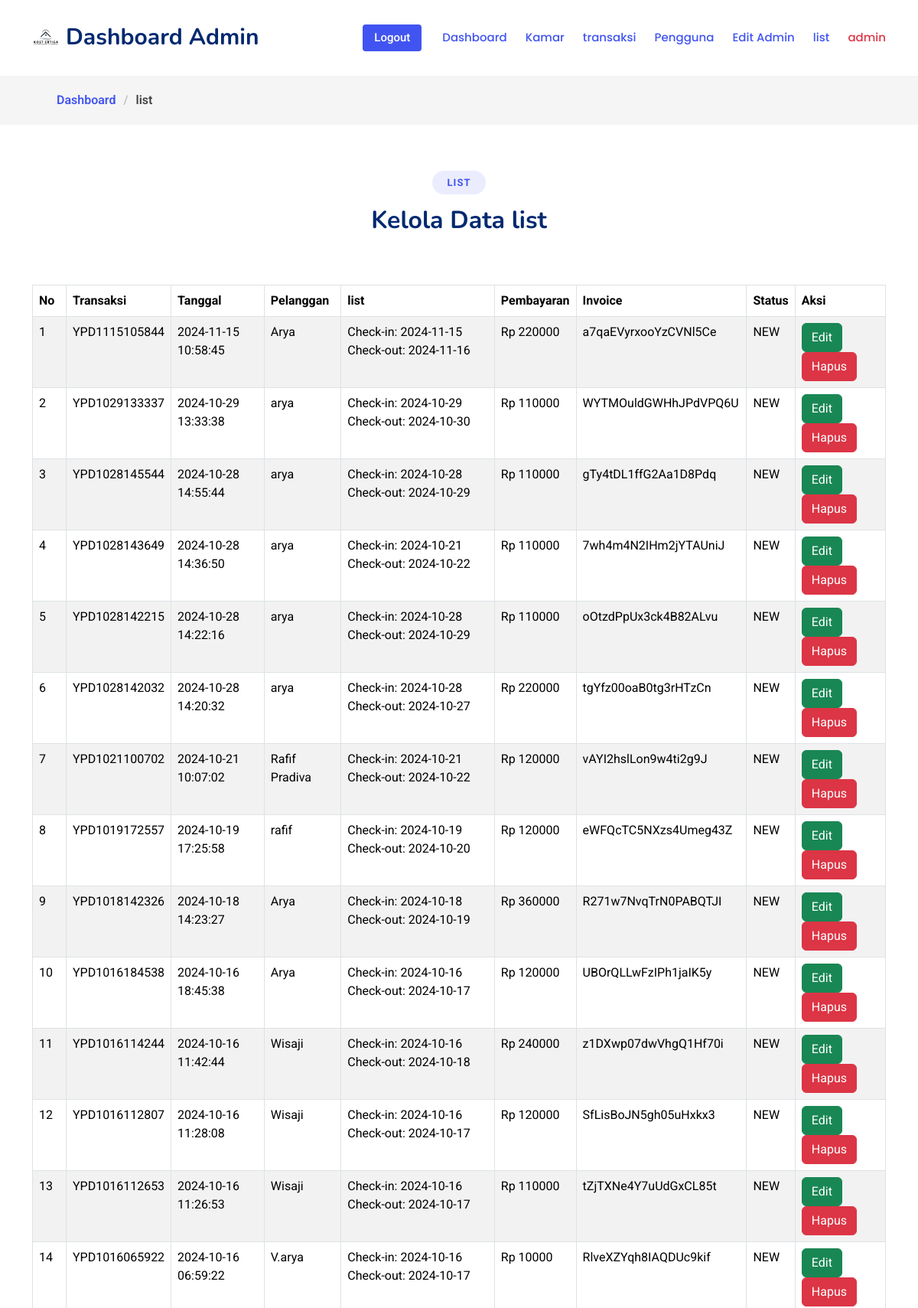
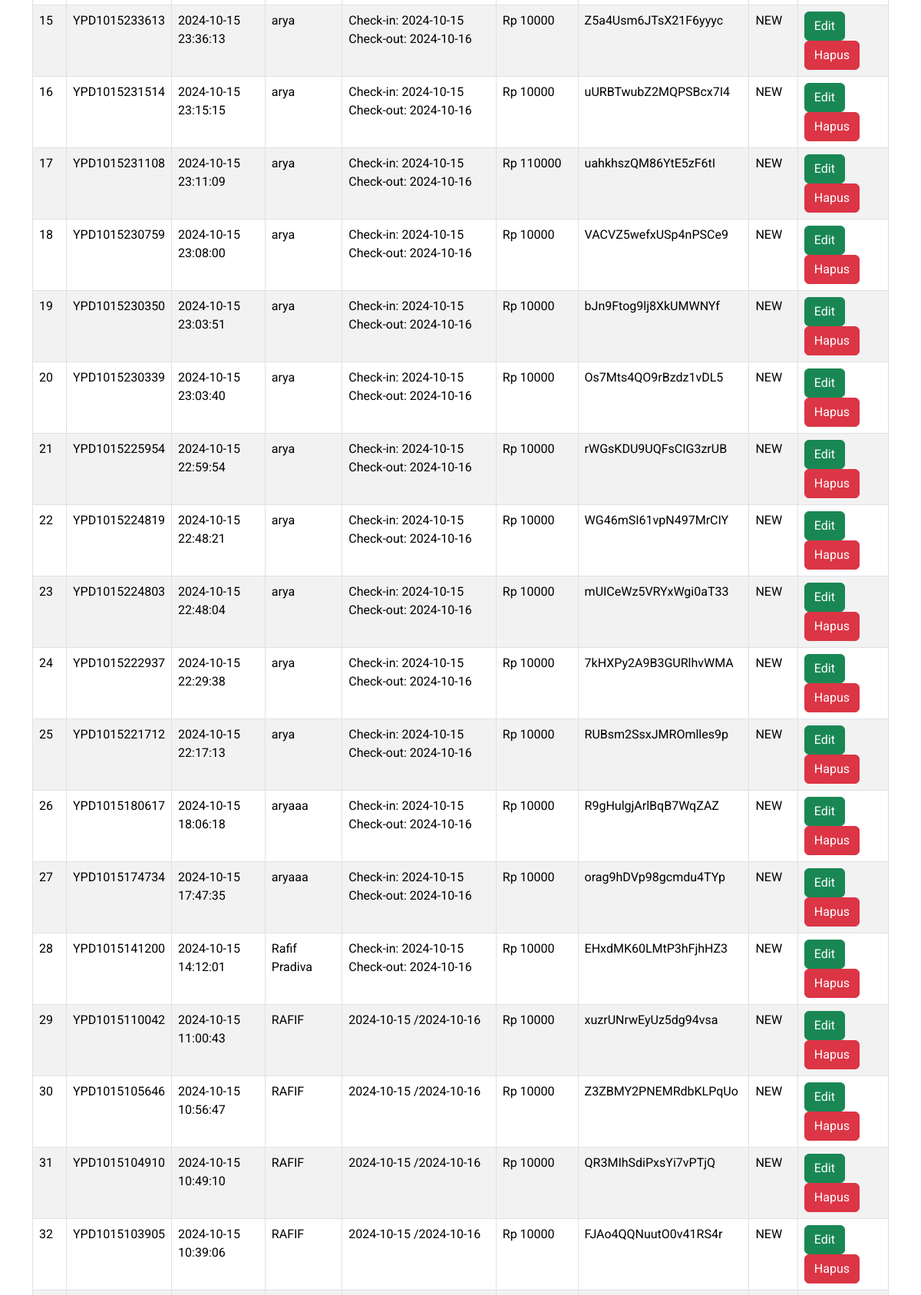
/checkin&checkout.php (signed in, upper part), run on the app's committed database (2 pictures, top to bottom).
### tables this page shows
CREATE TABLE `transaksi` (
  `referenceId` varchar(25) NOT NULL,
  `userName` varchar(50) NOT NULL,
  `userEmail` varchar(40) NOT NULL,
  `userPhone` varchar(20) NOT NULL,
  `remarks` text NOT NULL,
  `total_harga` bigint(20) unsigned NOT NULL,
  `items` text NOT NULL,
  `invoiceId` varchar(25) NOT NULL,
  `status` varchar(10) NOT NULL,
  `timestamp` timestamp NOT NULL DEFAULT current_timestamp(),
  PRIMARY KEY (`invoiceId`)
);

### checkin&checkout.php (the view, shortened to what this page needs)
<?php
	require_once 'resources/views/template.php';
	include 'koneksi.php';
?>
<!DOCTYPE html>
<html lang="en">
<head>
  <?= layout('css'); ?>
</head>
<body class="starter-page-page">
  <header id="header" class="header d-flex align-items-center sticky-top">
    <div class="container-fluid container-xl position-relative d-flex align-items-center">
      <a href="./dashboard.php" class="logo d-flex align-items-center me-auto">
        <img src="assets/img/logo11.png" alt="">
        <h1 class="sitename">Dashboard Admin</h1>
      </a>
      <nav id="navmenu" class="navmenu">
        <ul>
          <li><a href="./dashboard.php" class="active">Dashboard</a></li>
		  <li><a href="./kamar.php" class="active">Kamar</a></li>
		  <li><a href="./transaksi.php" class="active">transaksi</a></li>
		  <li><a href="./pelanggan.php" class="active">Pengguna</a></li>
          <li><a href="./editadmin.php" class="active">Edit Admin</a></li>
          <li><a href="./list.php" class="active">list</a></li>
          <li><a class="text-danger" href="javascript:void(0)"><?= $_SESSION['username']; ?></a></li>
        </ul>
      </nav>
      <a class="btn-getstarted flex-md-shrink-0" href="./logoutadmin.php">Logout</a>
    </div>
  </header>
  <main class="main">
    <div class="page-title">
      <nav class="breadcrumbs">
        <div class="container">
          <ol>
            <li><a href="./dashboard.php">Dashboard</a></li>
            <li class="current">list</li>
          </ol>
        </div>
      </nav>
    </div>
    <section id="starter-section" class="starter-section section">
      <div class="container section-title" data-aos="fade-up">
        <h2>list</h2>
        <p>Kelola Data list</p>
      </div>
      <div class="container" data-aos="fade-up">
        <table id="myTable" class="table table-bordered table-striped" style="width: 100%;">
			<thead>
				<tr>
					<th>No</th>
					<th>Transaksi</th>
					<th>Tanggal</th>
					<th>Pelanggan</th>
					<th>list</th>
					<th>Pembayaran</th>
					<th>Invoice</th>
					<th>Status</th>
					<th>Aksi</th>
				</tr>
			</thead>
			<tbody>
				<?php
					$no = 1;
					$sql = "SELECT * FROM transaksi ORDER BY referenceId DESC";
					$result = $conn->query($sql);
					while($data = $result->fetch_assoc()){
				?>
				<tr>
					<td><?= $no++; ?></td>
					<td><?= $data['referenceId']; ?></td>
					<td><?= $data['timestamp']; ?></td>
					<td><?= $data['userName']; ?></td>
					<td><?= $data['remarks']; ?></td>
					<td>Rp <?= $data['total_harga']; ?></td>
					<td><?= $data['invoiceId']; ?></td>
					<td><?= $data['status']; ?></td>
					<td>
						<a class="btn btn-success" href="./editlist.php?id=<?= $data['referenceId']; ?>"><i class='fa fa-edit'></i> Edit</a>
						<a class="btn btn-danger" href="./hapustransaksi.php?id=<?= $data['referenceId']; ?>" onclick="return confirm('Anda Yakin Ingin Menghapus Data Ini?')"><i class='fa fa-trash'></i> Hapus</a>
					</td>
				</tr>
				<?php
					}
				?>
			</tbody>
		</table>
      </div>
    </section>
  </main>
</body>
</html>

### assets/css/main.css (style rules this page uses)
:root { --default-font: "Roboto", system-ui, -apple-system, "Segoe UI", Roboto, "Helvetica Neue", Arial, "Noto Sans", "Liberation Sans", sans-serif, "Apple Color Emoji", "Segoe UI Emoji", "Segoe UI Symbol", "Noto Color Emoji"; --heading-font: "Nunito", sans-serif; --nav-font: "Poppins", sans-serif; }
:root { --background-color: #ffffff; --default-color: #444444; --heading-color: #012970; --accent-color: #4154f1; --surface-color: #ffffff; --contrast-color: #ffffff; }
:root { --nav-color: #012970; --nav-hover-color: #4154f1; --nav-mobile-background-color: #ffffff; --nav-dropdown-background-color: #ffffff; --nav-dropdown-color: #212529; --nav-dropdown-hover-color: #4154f1; }
:root { scroll-behavior: smooth; }
body { color: var(--default-color); background-color: var(--background-color); font-family: var(--default-font); }
a { color: var(--accent-color); text-decoration: none; transition: 0.3s; }
h1, h2, h3, h4, h5, h6 { color: var(--heading-color); font-family: var(--heading-font); }
.header { color: var(--default-color); background-color: var(--background-color); padding: 20px 0; transition: all 0.5s; z-index: 997; }
.header .logo { line-height: 1; }
.header .logo img { max-height: 36px; margin-right: 8px; }
.header .logo h1 { font-size: 30px; margin: 0; font-weight: 700; color: var(--heading-color); }
.header .btn-getstarted, .header .btn-getstarted:focus { color: var(--contrast-color); background: var(--accent-color); font-size: 15px; padding: 8px 25px; margin: 0 0 0 30px; border-radius: 4px; transition: 0.3s; font-weight: 500; }
@media (max-width: 1200px) { .header .logo { order: 1; } }
@media (max-width: 1200px) { .header .btn-getstarted { order: 2; margin: 0 15px 0 0; padding: 6px 15px; } }
@media (max-width: 1200px) { .header .navmenu { order: 3; } }
@media (min-width: 1200px) { .navmenu { padding: 0; } }
@media (min-width: 1200px) { .navmenu ul { margin: 0; padding: 0; display: flex; list-style: none; align-items: center; } }
@media (min-width: 1200px) { .navmenu li { position: relative; } }
@media (min-width: 1200px) { .navmenu a, .navmenu a:focus { color: var(--nav-color); padding: 18px 12px; font-size: 15px; font-family: var(--nav-font); font-weight: 500; display: flex; align-items: center; justify-content: space-between; white-space: nowrap; transition: 0.3s; } }
@media (min-width: 1200px) { .navmenu li:last-child a { padding-right: 0; } }
@media (min-width: 1200px) { .navmenu li:hover>a, .navmenu .active, .navmenu .active:focus { color: var(--nav-hover-color); } }
.page-title { color: var(--default-color); background-color: var(--background-color); position: relative; }
.page-title nav { background-color: color-mix(in srgb, var(--default-color), transparent 95%); padding: 20px 0; }
.page-title nav ol { display: flex; flex-wrap: wrap; list-style: none; margin: 0; font-size: 16px; font-weight: 600; }
.page-title nav ol li+li { padding-left: 10px; }
.page-title nav ol li+li::before { content: "/"; display: inline-block; padding-right: 10px; color: color-mix(in srgb, var(--default-color), transparent 70%); }
section, .section { color: var(--default-color); background-color: var(--background-color); padding: 60px 0; scroll-margin-top: 98px; overflow: clip; }
.section-title { text-align: center; padding-bottom: 60px; position: relative; }
.section-title h2 { font-size: 13px; letter-spacing: 1px; font-weight: 700; padding: 8px 20px; margin: 0; background: color-mix(in srgb, var(--accent-color), transparent 90%); color: var(--accent-color); display: inline-block; text-transform: uppercase; border-radius: 50px; font-family: var(--default-font); }
.section-title p { color: var(--heading-color); margin: 10px 0 0 0; font-size: 32px; font-weight: 700; font-family: var(--heading-font); }

### data on the page
transaksi: referenceId "YPD1115105844", timestamp "2024-11-15 10:58:45", userName "Arya", remarks "Check-in: 2024-11-15 Check-out: 2024-11-16", total_harga "220000", invoiceId "a7qaEVyrxooYzCVNl5Ce", status "NEW"
transaksi: referenceId "YPD1029133337", timestamp "2024-10-29 13:33:38", userName "arya", remarks "Check-in: 2024-10-29 Check-out: 2024-10-30", total_harga "110000", invoiceId "WYTMOuldGWHhJPdVPQ6U", status "NEW"
transaksi: referenceId "YPD1028145544", timestamp "2024-10-28 14:55:44", userName "arya", remarks "Check-in: 2024-10-28 Check-out: 2024-10-29", total_harga "110000", invoiceId "gTy4tDL1ffG2Aa1D8Pdq", status "NEW"
transaksi: referenceId "YPD1028143649", timestamp "2024-10-28 14:36:50", userName "arya", remarks "Check-in: 2024-10-21 Check-out: 2024-10-22", total_harga "110000", invoiceId "7wh4m4N2IHm2jYTAUniJ", status "NEW"
transaksi: referenceId "YPD1028142215", timestamp "2024-10-28 14:22:16", userName "arya", remarks "Check-in: 2024-10-28 Check-out: 2024-10-29", total_harga "110000", invoiceId "oOtzdPpUx3ck4B82ALvu", status "NEW"
transaksi: referenceId "YPD1028142032", timestamp "2024-10-28 14:20:32", userName "arya", remarks "Check-in: 2024-10-28 Check-out: 2024-10-27", total_harga "220000", invoiceId "tgYfz00oaB0tg3rHTzCn", status "NEW"
transaksi: referenceId "YPD1021100702", timestamp "2024-10-21 10:07:02", userName "Rafif Pradiva", remarks "Check-in: 2024-10-21 Check-out: 2024-10-22", total_harga "120000", invoiceId "vAYI2hslLon9w4ti2g9J", status "NEW"
transaksi: referenceId "YPD1019172557", timestamp "2024-10-19 17:25:58", userName "rafif", remarks "Check-in: 2024-10-19 Check-out: 2024-10-20", total_harga "120000", invoiceId "eWFQcTC5NXzs4Umeg43Z", status "NEW"
transaksi: referenceId "YPD1018142326", timestamp "2024-10-18 14:23:27", userName "Arya", remarks "Check-in: 2024-10-18 Check-out: 2024-10-19", total_harga "360000", invoiceId "R271w7NvqTrN0PABQTJI", status "NEW"
transaksi: referenceId "YPD1016184538", timestamp "2024-10-16 18:45:38", userName "Arya", remarks "Check-in: 2024-10-16 Check-out: 2024-10-17", total_harga "120000", invoiceId "UBOrQLLwFzIPh1jaIK5y", status "NEW"
transaksi: referenceId "YPD1016114244", timestamp "2024-10-16 11:42:44", userName "Wisaji", remarks "Check-in: 2024-10-16 Check-out: 2024-10-18", total_harga "240000", invoiceId "z1DXwp07dwVhgQ1Hf70i", status "NEW"
transaksi: referenceId "YPD1016112807", timestamp "2024-10-16 11:28:08", userName "Wisaji", remarks "Check-in: 2024-10-16 Check-out: 2024-10-17", total_harga "120000", invoiceId "SfLisBoJN5gh05uHxkx3", status "NEW"
transaksi: referenceId "YPD1016112653", timestamp "2024-10-16 11:26:53", userName "Wisaji", remarks "Check-in: 2024-10-16 Check-out: 2024-10-17", total_harga "110000", invoiceId "tZjTXNe4Y7uUdGxCL85t", status "NEW"
transaksi: referenceId "YPD1016065922", timestamp "2024-10-16 06:59:22", userName "V.arya", remarks "Check-in: 2024-10-16 Check-out: 2024-10-17", total_harga "10000", invoiceId "RlveXZYqh8IAQDUc9kif", status "NEW"
transaksi: referenceId "YPD1015233613", timestamp "2024-10-15 23:36:13", userName "arya", remarks "Check-in: 2024-10-15 Check-out: 2024-10-16", total_harga "10000", invoiceId "Z5a4Usm6JTsX21F6yyyc", status "NEW"
transaksi: referenceId "YPD1015231514", timestamp "2024-10-15 23:15:15", userName "arya", remarks "Check-in: 2024-10-15 Check-out: 2024-10-16", total_harga "10000", invoiceId "uURBTwubZ2MQPSBcx7I4", status "NEW"
transaksi: referenceId "YPD1015231108", timestamp "2024-10-15 23:11:09", userName "arya", remarks "Check-in: 2024-10-15 Check-out: 2024-10-16", total_harga "110000", invoiceId "uahkhszQM86YtE5zF6tI", status "NEW"
transaksi: referenceId "YPD1015230759", timestamp "2024-10-15 23:08:00", userName "arya", remarks "Check-in: 2024-10-15 Check-out: 2024-10-16", total_harga "10000", invoiceId "VACVZ5wefxUSp4nPSCe9", status "NEW"
transaksi: referenceId "YPD1015230350", timestamp "2024-10-15 23:03:51", userName "arya", remarks "Check-in: 2024-10-15 Check-out: 2024-10-16", total_harga "10000", invoiceId "bJn9Ftog9lj8XkUMWNYf", status "NEW"
transaksi: referenceId "YPD1015230339", timestamp "2024-10-15 23:03:40", userName "arya", remarks "Check-in: 2024-10-15 Check-out: 2024-10-16", total_harga "10000", invoiceId "Os7Mts4QO9rBzdz1vDL5", status "NEW"
transaksi: referenceId "YPD1015225954", timestamp "2024-10-15 22:59:54", userName "arya", remarks "Check-in: 2024-10-15 Check-out: 2024-10-16", total_harga "10000", invoiceId "rWGsKDU9UQFsCIG3zrUB", status "NEW"
transaksi: referenceId "YPD1015224819", timestamp "2024-10-15 22:48:21", userName "arya", remarks "Check-in: 2024-10-15 Check-out: 2024-10-16", total_harga "10000", invoiceId "WG46mSI61vpN497MrCIY", status "NEW"
transaksi: referenceId "YPD1015224803", timestamp "2024-10-15 22:48:04", userName "arya", remarks "Check-in: 2024-10-15 Check-out: 2024-10-16", total_harga "10000", invoiceId "mUICeWz5VRYxWgi0aT33", status "NEW"
transaksi: referenceId "YPD1015222937", timestamp "2024-10-15 22:29:38", userName "arya", remarks "Check-in: 2024-10-15 Check-out: 2024-10-16", total_harga "10000", invoiceId "7kHXPy2A9B3GURlhvWMA", status "NEW"
transaksi: referenceId "YPD1015221712", timestamp "2024-10-15 22:17:13", userName "arya", remarks "Check-in: 2024-10-15 Check-out: 2024-10-16", total_harga "10000", invoiceId "RUBsm2SsxJMROmlles9p", status "NEW"
transaksi: referenceId "YPD1015180617", timestamp "2024-10-15 18:06:18", userName "aryaaa", remarks "Check-in: 2024-10-15 Check-out: 2024-10-16", total_harga "10000", invoiceId "R9gHulgjArlBqB7WqZAZ", status "NEW"
transaksi: referenceId "YPD1015174734", timestamp "2024-10-15 17:47:35", userName "aryaaa", remarks "Check-in: 2024-10-15 Check-out: 2024-10-16", total_harga "10000", invoiceId "orag9hDVp98gcmdu4TYp", status "NEW"
transaksi: referenceId "YPD1015141200", timestamp "2024-10-15 14:12:01", userName "Rafif Pradiva", remarks "Check-in: 2024-10-15 Check-out: 2024-10-16", total_harga "10000", invoiceId "EHxdMK60LMtP3hFjhHZ3", status "NEW"
transaksi: referenceId "YPD1015110042", timestamp "2024-10-15 11:00:43", userName "RAFIF", remarks "2024-10-15 /2024-10-16", total_harga "10000", invoiceId "xuzrUNrwEyUz5dg94vsa", status "NEW"
transaksi: referenceId "YPD1015105646", timestamp "2024-10-15 10:56:47", userName "RAFIF", remarks "2024-10-15 /2024-10-16", total_harga "10000", invoiceId "Z3ZBMY2PNEMRdbKLPqUo", status "NEW"
transaksi: referenceId "YPD1015104910", timestamp "2024-10-15 10:49:10", userName "RAFIF", remarks "2024-10-15 /2024-10-16", total_harga "10000", invoiceId "QR3MIhSdiPxsYi7vPTjQ", status "NEW"
transaksi: referenceId "YPD1015103905", timestamp "2024-10-15 10:39:06", userName "RAFIF", remarks "2024-10-15 /2024-10-16", total_harga "10000", invoiceId "FJAo4QQNuutO0v41RS4r", status "NEW"

### other printed values
$_SESSION['username'] "admin"
